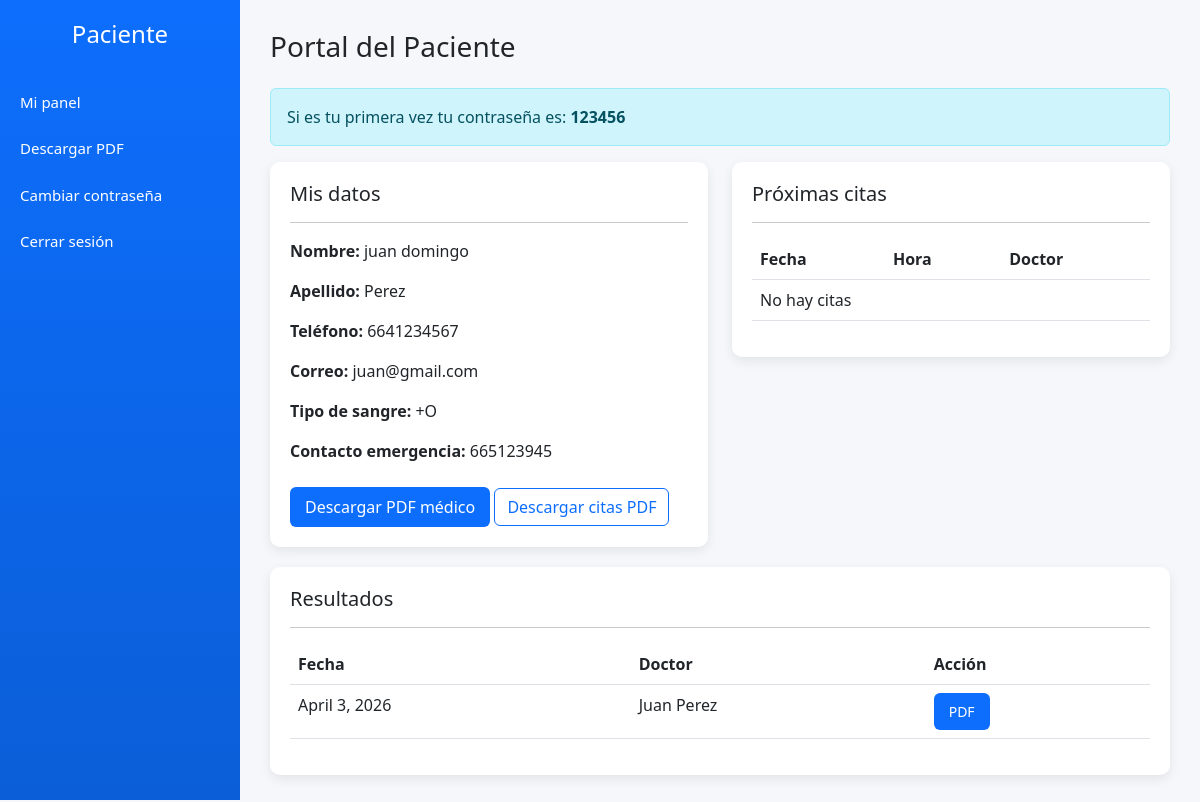
Screenshot of /portal/ (signed in) with the database file from the repository.
### pacientes/models.py (models this page shows, shortened)
class Paciente(models.Model):
    usuario = models.OneToOneField(User, on_delete=models.CASCADE, null=True, blank=True)
    nombre = models.CharField(max_length=100)
    apellido = models.CharField(max_length=100)
    fecha_nacimiento = models.DateField()
    telefono = models.CharField(max_length=20, blank=True, null=True)
    correo = models.EmailField()
    genero = models.CharField(max_length=20, blank=True, null=True)
    direccion = models.TextField(blank=True, null=True)
    tipo_sangre = models.CharField(max_length=5, blank=True, null=True)
    contacto_emergencia = models.CharField(max_length=100, blank=True, null=True)

### resultados/models.py (models this page shows, shortened)
class Resultado(models.Model):
    paciente = models.ForeignKey(Paciente, on_delete=models.CASCADE)
    doctor = models.ForeignKey(Doctor, on_delete=models.CASCADE)
    cita = models.ForeignKey(Cita, on_delete=models.CASCADE)
    diagnostico = models.TextField()
    observaciones = models.TextField(blank=True)
    fecha = models.DateField(auto_now_add=True)
    estado = models.CharField(
        max_length=20,
        default="Completado"
    )

### doctores/models.py (models this page shows)
class Doctor(models.Model):
    nombre = models.CharField(max_length=100)
    especialidad = models.CharField(max_length=100)
    telefono = models.CharField(max_length=20)
    consultorio = models.CharField(max_length=20)
    estado = models.CharField(
        max_length=20,
        choices=[
            ('Activo', 'Activo'),
            ('Inactivo', 'Inactivo'),
            ('Vacaciones', 'Vacaciones')
        ],
        default='Activo'
    )
    def __str__(self):
        return self.nombre

### portal/views.py (the view, shortened to what this page needs)
# urls.py: path('', portal_dashboard, name='portal'),
@login_required
def portal_dashboard(request):
    paciente = Paciente.objects.filter(usuario=request.user).first()
    citas = Cita.objects.filter(
        paciente=paciente,
        fecha__gte=now().date()
    ).order_by('fecha')
    resultados = Resultado.objects.filter(
        paciente=paciente
    ).order_by('-fecha')
    context = {
        'paciente': paciente,
        'citas': citas,
        'resultados': resultados,
    }
    return render(request, 'portal/dashboard.html', context)

### templates/portal/dashboard.html
{% extends 'portal/base_portal.html' %}
{% block content %}
<h3 class="mb-4">Portal del Paciente</h3>
<div class="alert alert-info">
Si es tu primera vez tu contraseña es: <b>123456</b>
</div>
<div class="row">
<div class="col-md-6">
<div class="card-box">
<h5>Mis datos</h5>
<hr>
<p><b>Nombre:</b> {{ paciente.nombre }}</p>
<p><b>Apellido:</b> {{ paciente.apellido }}</p>
<p><b>Teléfono:</b> {{ paciente.telefono }}</p>
<p><b>Correo:</b> {{ paciente.correo }}</p>
<p><b>Tipo de sangre:</b> {{ paciente.tipo_sangre }}</p>
<p><b>Contacto emergencia:</b> {{ paciente.contacto_emergencia }}</p>
<a href="/portal/pdf/" class="btn btn-main mt-2">
Descargar PDF médico
</a>
<a href="/portal/citas/pdf/" class="btn btn-outline-primary mt-2">
Descargar citas PDF
</a>
</div>
</div>
<div class="col-md-6">
<div class="card-box">
<h5>Próximas citas</h5>
<hr>
<table class="table">
<tr>
<th>Fecha</th>
<th>Hora</th>
<th>Doctor</th>
</tr>
{% for cita in citas %}
<tr>
<td>{{ cita.fecha }}</td>
<td>{{ cita.hora }}</td>
<td>{{ cita.doctor }}</td>
</tr>
{% empty %}
<tr>
<td colspan="3">No hay citas</td>
</tr>
{% endfor %}
</table>
</div>
</div>
<div class="col-md-12">
<div class="card-box">
<h5>Resultados</h5>
<hr>
<table class="table">
<tr>
<th>Fecha</th>
<th>Doctor</th>
<th>Acción</th>
</tr>
{% for r in resultados %}
<tr>
<td>{{ r.fecha }}</td>
<td>{{ r.doctor }}</td>
<td>
<a href="/portal/pdf/" class="btn btn-main btn-sm">
PDF
</a>
</td>
</tr>
{% empty %}
<tr>
<td colspan="3">Sin resultados</td>
</tr>
{% endfor %}
</table>
</div>
</div>
</div>
{% endblock %}

### templates/portal/base_portal.html (style rules this page uses)
body { background:#f5f7fb; font-family:Segoe UI; }
.card-box { background:white; padding:20px; border-radius:10px; box-shadow:0 4px 12px rgba(0,0,0,0.08); margin-bottom:20px; }
.btn-main { background:#0d6efd; color:white; border:none; padding:8px 15px; border-radius:6px; }

### rows the page displays
Paciente: nombre "juan domingo", apellido "Perez", telefono "6641234567", correo "juan@gmail.com", tipo_sangre "+O", contacto_emergencia "665123945"
Resultado: fecha "April 3, 2026", doctor "Juan Perez"
